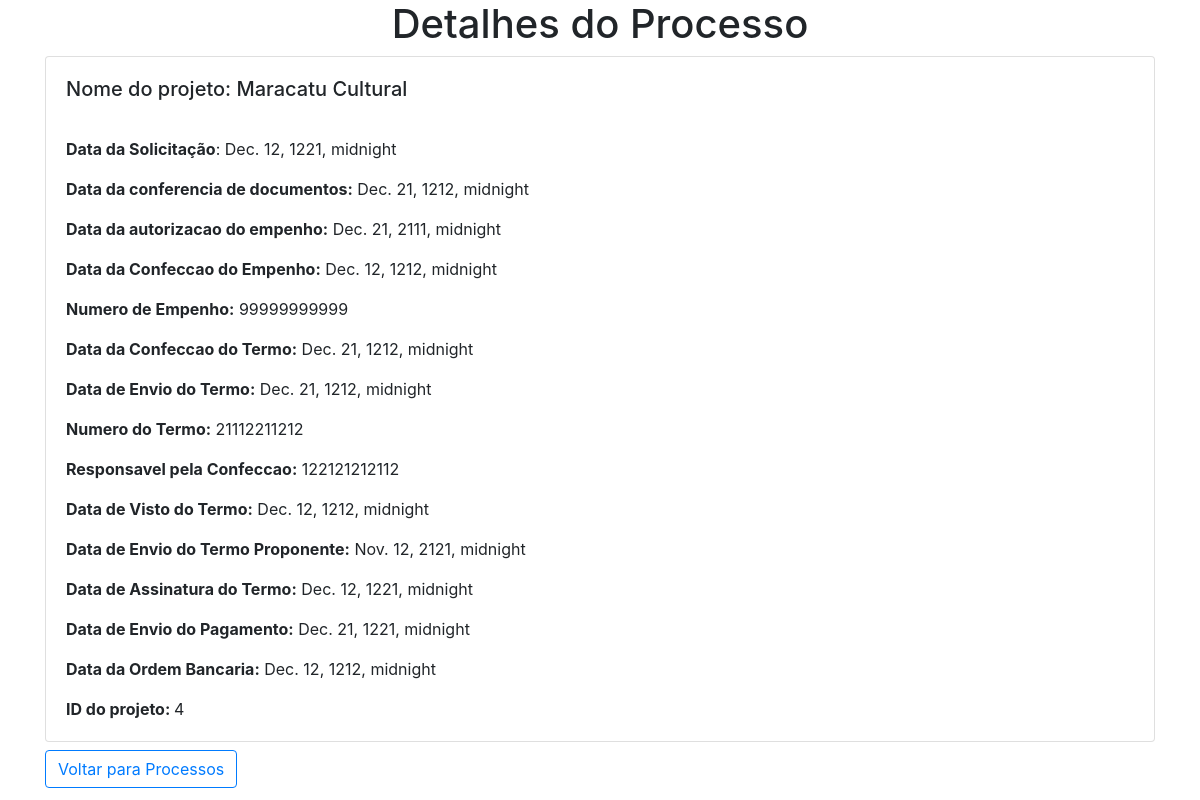
/view_processo/3/ (signed in), run on an earlier commit of the app's database.
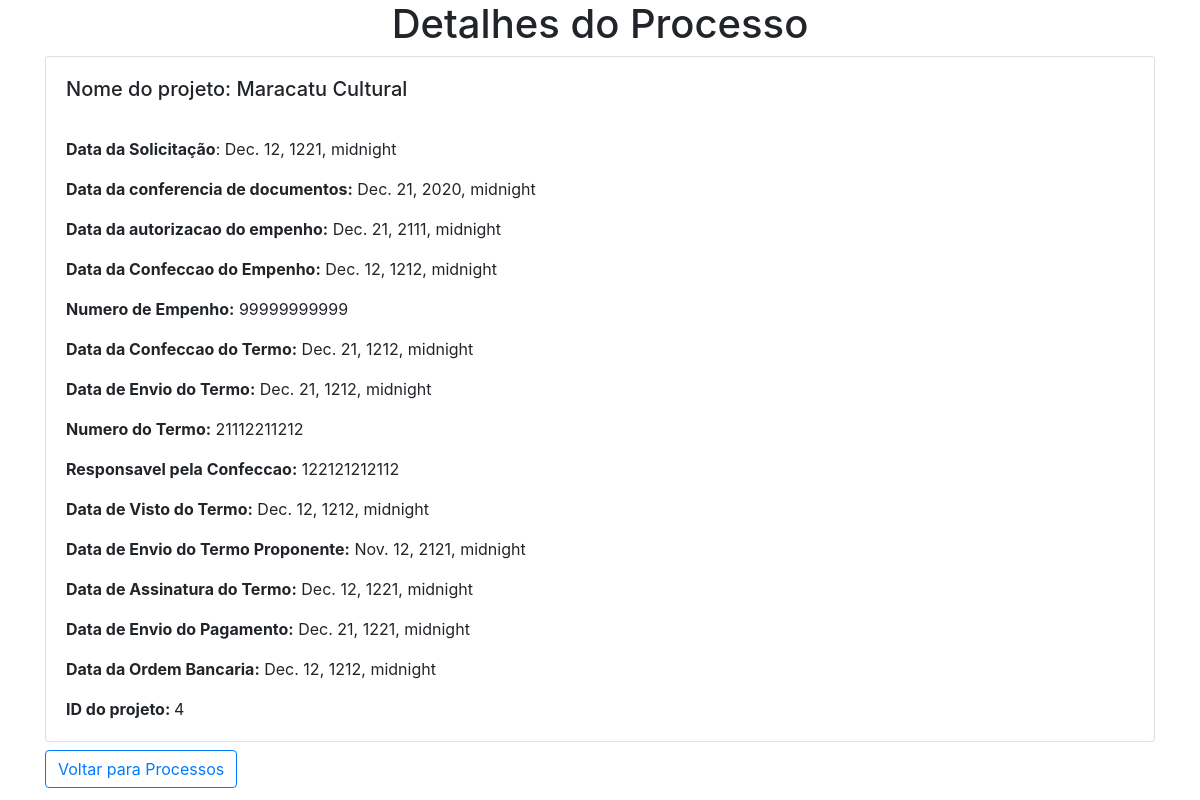
And on a later commit of the database.
### app/models.py (models this page shows, shortened)
class Processo(models.Model):
    data_solicitacao = models.DateTimeField()
    data_conferencia_documentos = models.DateTimeField()
    data_autorizacao_empenho = models.DateTimeField()
    data_confeccao_empenho = models.DateTimeField()
    numero_empenho = models.CharField(max_length=30)
    data_confeccao_termo = models.DateTimeField()
    data_envio_termo = models.DateTimeField()
    numero_termo = models.CharField(max_length=30)
    responsavel_confeccao = models.CharField(max_length=100)
    data_visto_termo = models.DateTimeField()
    data_envio_term_proponente = models.DateTimeField()
    data_assinatura_termo = models.DateTimeField()
    data_envio_pagamento = models.DateTimeField()
    data_ordem_bancaria = models.DateTimeField()
    status_transacao = models.CharField(max_length=100)
    projeto = models.ForeignKey(Projeto, on_delete=models.CASCADE)

class Projeto(models.Model):
    numero_projeto = models.CharField(max_length=30)
    numero_sei = models.CharField(max_length=21)
    numero_parcela = models.CharField(max_length=20)
    valor_solicitado = models.FloatField()
    titulo_projeto = models.CharField(max_length=100)
    status_transacao = models.CharField(max_length=100)
    transacao = models.ForeignKey(Transacao, on_delete=models.CASCADE)
    def __str__(self):
        return self.titulo_projeto

### app/views.py (the view)
# urls.py: path("view_processo/<int:processo_id>/", view_processo, name="view_processo"),
@login_required
def view_processo(request, processo_id):
    processo = get_object_or_404(Processo, pk=processo_id)
    return render(request, 'view_processo.html', {'processo': processo})

### app/templates/view_processo.html (shortened to what this page needs)
<!DOCTYPE html>
<html lang="en">
<head>
    <link rel="stylesheet" href="https://stackpath.bootstrapcdn.com/bootstrap/4.1.3/css/bootstrap.min.css">
</head>
<body>
    <div class="container">
        <h1 class="text-center">Detalhes do Processo</h1>
        <div class="card">
            <div class="card-body">
                <h5 class="card-title">Nome do projeto: {{ processo.projeto }}</h5> <br>
                <p class="card-text"><strong>Data da Solicitação</strong>: {{ processo.data_solicitacao }}</p>
                <p class="card-text"><strong>Data da conferencia de documentos:</strong> {{ processo.data_conferencia_documentos }}</p>
                <p class="card-text"><strong>Data da autorizacao do empenho:</strong> {{ processo.data_autorizacao_empenho }}</p>
                <p class="card-text"><strong>Data da Confeccao do Empenho:</strong> {{ processo.data_confeccao_empenho }}</p>
                <p class="card-text"><strong>Numero de Empenho:</strong> {{ processo.numero_empenho }}</p>
                <p class="card-text"><strong>Data da Confeccao do Termo:</strong> {{ processo.data_confeccao_termo }}</p>
                <p class="card-text"><strong>Data de Envio do Termo:</strong> {{ processo.data_envio_termo }}</p>
                <p class="card-text"><strong>Numero do Termo:</strong> {{ processo.numero_termo }}</p>
                <p class="card-text"><strong>Responsavel pela Confeccao:</strong> {{ processo.responsavel_confeccao }}</p>
                <p class="card-text"><strong>Data de Visto do Termo:</strong> {{ processo.data_visto_termo }}</p>
                <p class="card-text"><strong>Data de Envio do Termo Proponente:</strong> {{ processo.data_envio_term_proponente }}</p>
                <p class="card-text"><strong>Data de Assinatura do Termo:</strong> {{ processo.data_assinatura_termo }}</p>
                <p class="card-text"><strong>Data de Envio do Pagamento:</strong> {{ processo.data_envio_pagamento }}</p>
                <p class="card-text"><strong>Data da Ordem Bancaria:</strong> {{ processo.data_ordem_bancaria }}</p>
                <p class="card-text"><strong>ID do projeto: </strong> {{ processo.projeto.id }}</p>
            </div>
        </div>
        <a href="{% url 'processo_html' %}" class="btn btn-outline-primary mt-2">
             Voltar para Processos
        </a>
    </div>
</body>
</html>

What changed in the data, as far as the page shows it:
changed Processo "Dec. 12, 1221, midnight": data_conferencia_documentos "Dec. 21, 1212, midnight" → "Dec. 21, 2020, midnight"
